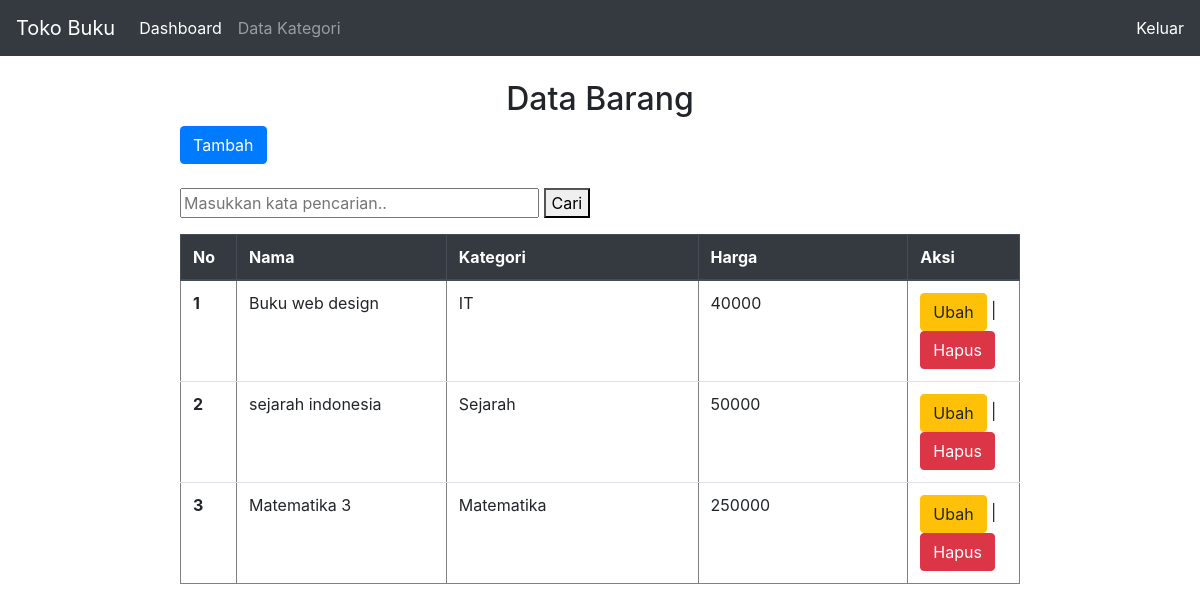
The page /index.php (signed in) on the database as committed earlier.
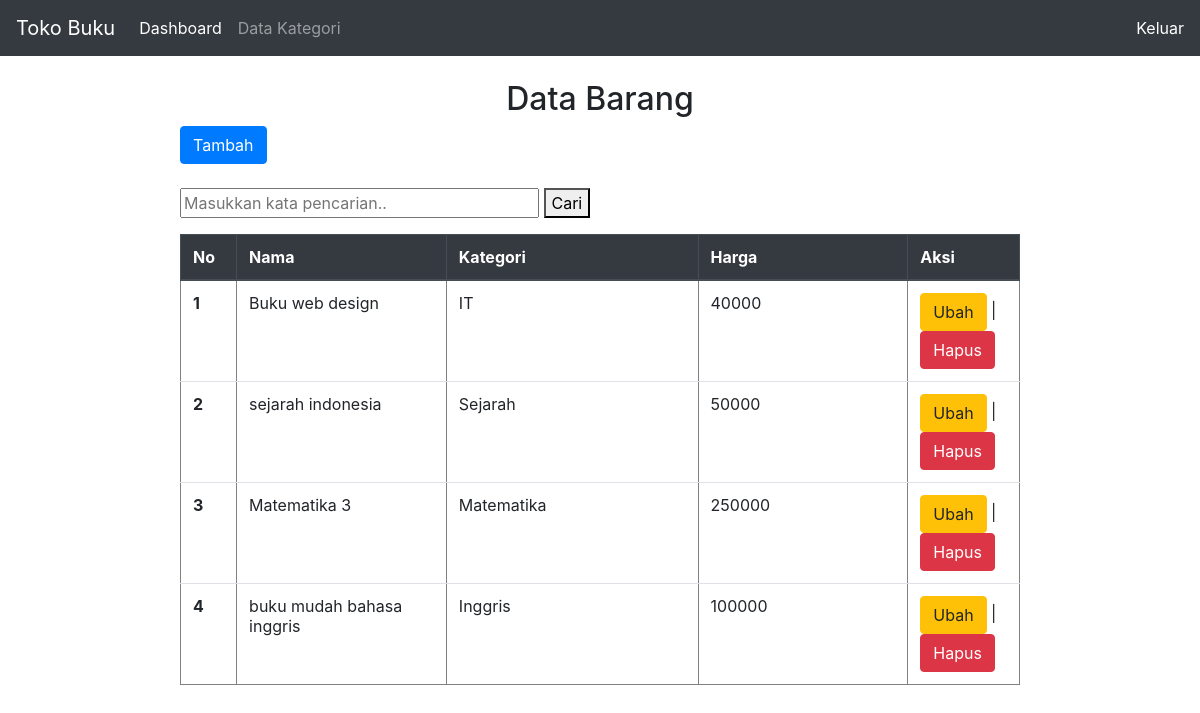
The same page on the database as committed later.
### tables this page shows
CREATE TABLE `barang` (
  `id` int(11) NOT NULL,
  `kategoriid` int(11) DEFAULT NULL,
  `nama` varchar(30) DEFAULT NULL,
  `harga` varchar(10) DEFAULT NULL,
  `deskripsi` varchar(200) DEFAULT NULL,
  `gambar` varchar(250) NOT NULL
);

CREATE TABLE `kategori` (
  `kategoriid` int(11) NOT NULL,
  `kategori` varchar(50) DEFAULT NULL
);

### functions.php (called while the page is built, shortened)
<?php
$conn = mysqli_connect("localhost", "root", "", "25ags");
function query($query){
    global $conn;
    $result = mysqli_query($conn, $query);
    $rows = [];
    while ($row = mysqli_fetch_assoc($result)) {
        $rows[] = $row;
    }
    return $rows;
}
?>

### index.php (the view, shortened to what this page needs)
<?php
require "functions.php";
    if (isset($_POST["cari"])) {
        $barang = cari($_POST["katacari"]);
    } else {
        $barang = query("SELECT barang.id, barang.nama, barang.harga, kategori.kategori FROM barang
                        LEFT JOIN kategori ON kategori.kategoriid=barang.kategoriid");
    }
?>
<html>
<head>
<link rel="stylesheet" href="css/bootstrap.min.css" type="text/css">
</head>
<body>
    <nav class="navbar navbar-expand-lg navbar-dark bg-dark">
    <a class="navbar-brand" href="#">Toko Buku</a>
    <div class="collapse navbar-collapse" id="navbarText">
        <ul class="navbar-nav mr-auto">
        <li class="nav-item active">
            <a class="nav-link" href="index.php">Dashboard <span class="sr-only">(current)</span></a>
        </li>
        <li class="nav-item">
            <a class="nav-link" href="kategori/kategori.php">Data Kategori</a>
        </li>
        </ul>
        <span class="navbar-text">
            <a href="logout.php" class="logout" align="right">Keluar</a>
        </span>
    </div>
    </nav>
    <div class="table">
    <br>
    <h2 align="center">Data Barang</h2>
    <div class="tambah">
        <a href="tambah.php" class="btn btn-primary" class="tambah">Tambah</a><br><br>
    </div>
<form action="" method="POST" class="form-cari">
    <input type="text" name="katacari" size= "30" autocomplete="off" autofocus placeholder="Masukkan kata pencarian..">
    <button type="submit" name="cari">Cari</button>
</form>
    <table class="table" border="1">
        <thead class="thead-dark">
            <tr>
                <th scope="col" style="width:50px">No</th>
                <th scope="col" style="width:25%">Nama</th>
                <th scope="col" style="width:30%">Kategori</th>
                <th scope="col" style="width:25%">Harga</th>
                <th class="aksi" scope="col" style="width:70px">Aksi</th>
            </tr>
        </thead>
        <tbody>
            <?php $i = 1; ?>
            <?php foreach ($barang as $brg) : ?>
            <tr>
                <th scope="row"><?= $i; ?></th>
                <td><?= $brg["nama"]; ?></td>
                <td><?= $brg["kategori"]; ?></td>
                <td><?= $brg["harga"]; ?></td>
                <td class="aksi">
                    <a href="ubah.php?id=<?= $brg["id"]; ?>" class="btn btn-warning">Ubah</a> |
                    <a href="hapus.php?id=<?= $brg["id"]; ?>" class="btn btn-danger" onclick="return confirm('apakah ingin menghapusnya?')">Hapus</a></td>
            </tr>
            <?php $i++; ?>
            <?php endforeach; ?>
    </table>
</div>
</body>
</html>

### index.php (style rules this page uses)
div.table { width : 70%; margin : auto; }

Rows that differ between the two databases and show on the page:
added barang: nama "buku mudah bahasa inggris", kategoriid.kategori "Inggris", harga "100000"
